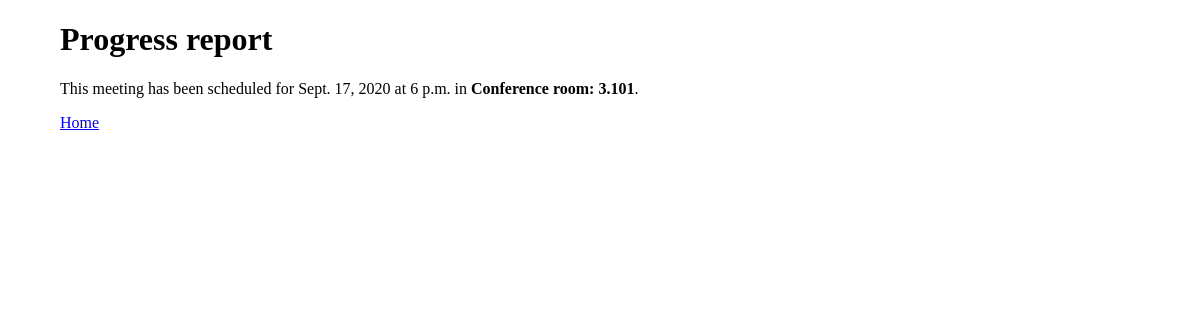
The app's page /mtg/1, older data.
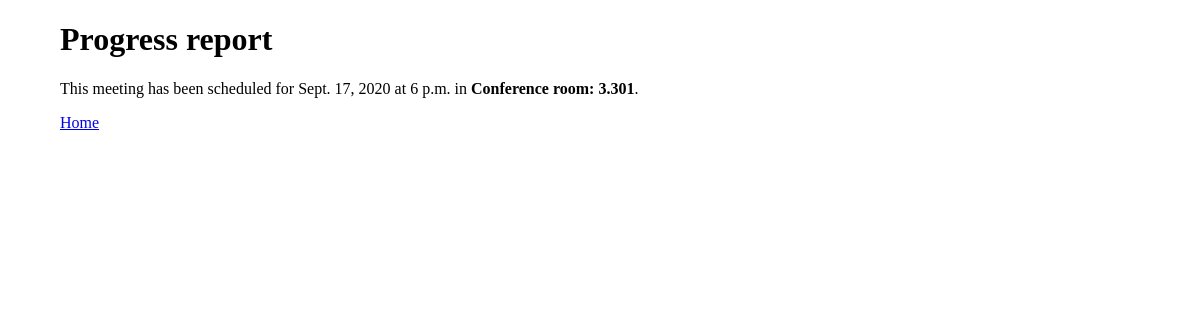
The same page, newer data.
### meetings/models.py (models this page shows, shortened)
class Meeting(models.Model):
  title = models.CharField(max_length=200)
  date = models.DateField()
  start_time = models.TimeField(default=time(9))
  duration = models.IntegerField(default=1)
  room = models.ForeignKey(Room, on_delete=models.CASCADE)

class Room(models.Model):
  name = models.CharField(max_length=128)
  floor = models.IntegerField()
  room = models.IntegerField()
  def __str__(self):
    return f'{self.name}: {self.floor}.{self.room}'

### meetings/views.py (the view)
# urls.py: path('<int:id>', views.detail, name='detail'),
def detail(request, id):
  meeting = get_object_or_404(Meeting, pk=id)
  return render(request, "meetings/detail.html", {"meeting": meeting})

### meetings/templates/meetings/detail.html (shortened to what this page needs)
{% extends "base.html" %}
{% block content %}
  <h1>{{meeting.title}}</h1>
  <p>This meeting has been scheduled for {{meeting.date}} at {{meeting.start_time}} in <strong>{{meeting.room}}</strong>.</p>
  <p>
    <a href="{% url 'home' %}">Home</a>
  </p>
{% endblock content %}

### website/templates/base.html (shortened to what this page needs)
{% load static %}
<!DOCTYPE html>
<html lang="en">
<head>
  <link rel="stylesheet" href="{% static 'website/style.css' %}">
</head>
<body>
  {% block content %}
  {% endblock %}
</body></html>

### website/static/website/style.css (style rules this page uses)
body { margin: auto; max-width: 1080px; }

Row changes from the older to the newer data that the page shows:
changed through a linked row, Meeting "Progress report": room "Conference room: 3.101" → "Conference room: 3.301"
